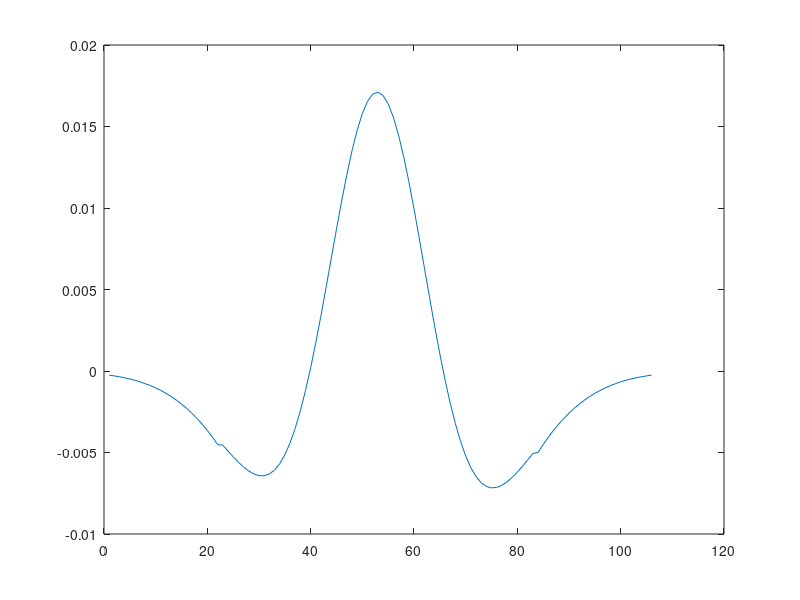

The MATLAB script that drew this image:
%meksika şapkası cıkması gerekiyor.
clear;

sigma = 10;
x = -3 * sigma : 3 * sigma;

sigma2 = sigma * 1.75;
x2 = -3 * sigma2 : 3 * sigma2;

x3 = zeros(1,length(x2),'double');
indis = round((length(x2) - length(x)) / 2);




%for i=indis:length(x2) - indis
%    x3(i) = x(k);
%    k = k + 1;
%end


N = length(x3);
k = 1;
G = zeros(1,N,'double');
for i=indis:N - indis
   G(i) = (1 / (sqrt(2 * pi) * sigma)) * exp(-(x(k)^2) / (2 * sigma ^ 2));
   k = k + 1;
end


N = length(x2);
G2 = zeros(1,N,'double');
for i=1:N
   G2(i) = (1 / (sqrt(2 * pi) * sigma2)) * exp(-(x2(i)^2) / (2 * sigma2 ^ 2));
end


plot(G - G2);
